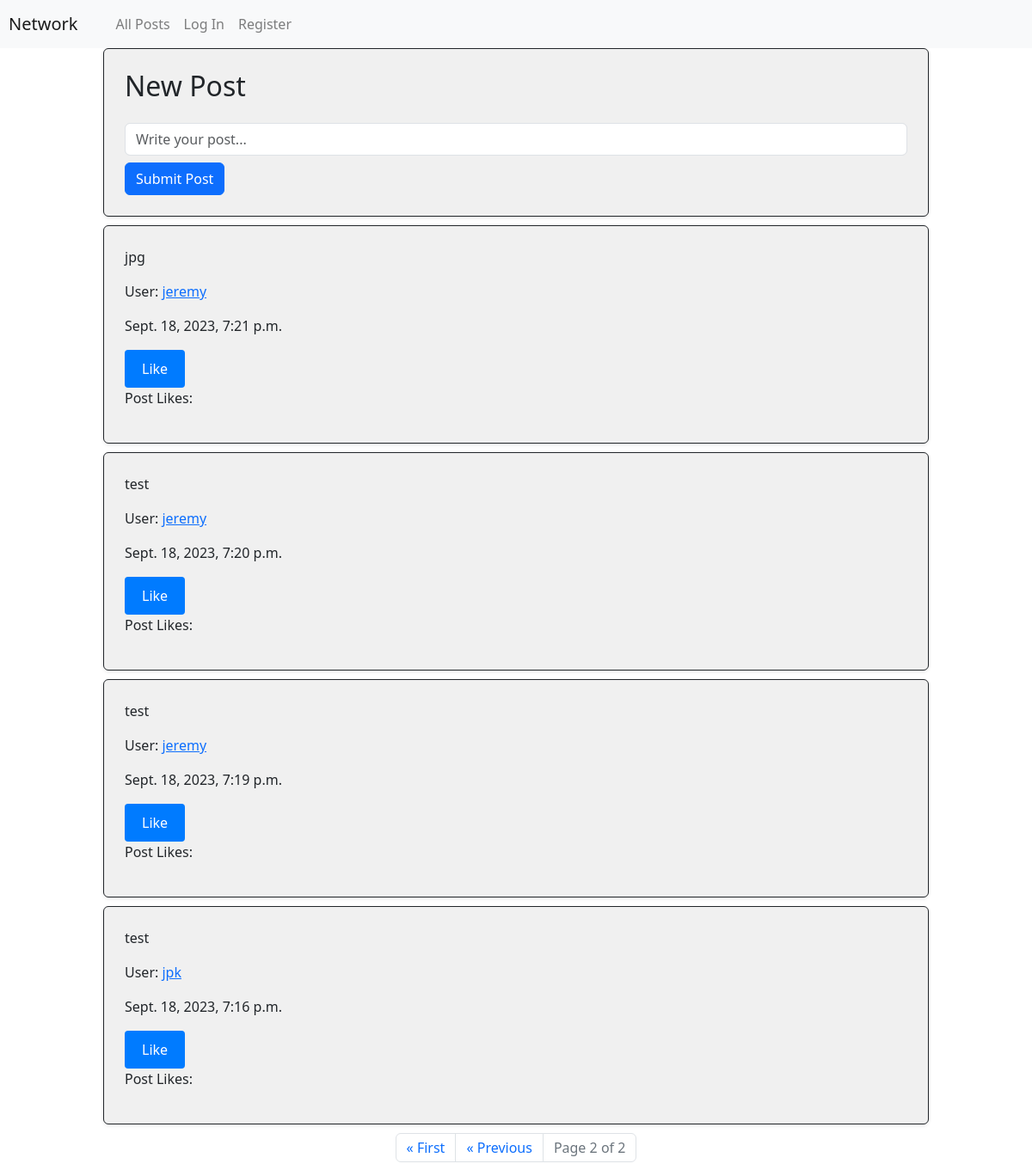
Screenshot of /?page=2 with the database file from the repository.
### network/models.py (models this page shows, shortened)
class Post(models.Model):
    user = models.ForeignKey(User, on_delete=models.CASCADE)
    text = models.TextField(verbose_name="Post Text")
    timeStamp = models.DateTimeField(auto_now_add=True)

class User(AbstractUser):
    pass

### network/views.py (the view)
# urls.py: path("", views.index, name="index"),
def index(request):
    allPost = Post.objects.all().order_by('-timeStamp')
    paginator = Paginator(allPost, 10)
    page_number = request.GET.get('page')
    page_obj = paginator.get_page(page_number)
    has_previous_page = page_obj.has_previous
    return render(request, "network/index.html", {
        "allPost": allPost,
        "page_obj": page_obj,
        "has_previous_page": has_previous_page
    })

### network/templates/network/index.html (shortened to what this page needs)
{% extends "network/layout.html" %}
{% load static %}
{% block body %}
    <div id="newPost" class="border border-dark p-4 rounded shadow-sm" style="width: 80%; margin: 0 auto; background-color: #f0f0f0;">
        <form method="post" action="{% url 'post' %}">
            <h2 class="mb-4">New Post</h2>
            <div class="d-flex flex-column align-items-center">
                <input id="newPostBox" class="form-control mb-2" type="text" name="newPostBox" placeholder="Write your post...">
                <button type="submit" id="newPostSubmit" style="align-self: flex-start;" class="btn btn-primary">Submit Post</button>
            </div>
        </form>
    </div>
    {% for post in page_obj %}
    <div id="postPage" class="border border-dark p-4 rounded shadow-sm" style="width: 80%; margin: 10px auto; background-color: #f0f0f0; padding: 10px;">
        <p>{{ post.text }}</p>
        <p>User: <a href="{% url 'user' post.user.id %}">{{ post.user.username }}</a></p>
        <p>{{ post.timeStamp }}</p>
        <button type="submit" id="postLike" class="post-like-button" data-post-id="{{ post.id }}" data-user-id="{{ post.user.id }}">Like</button>
        <p>Post Likes: </p>
    </div>
    {% endfor %}
    <nav aria-label="Page navigation">
        <ul class="pagination justify-content-center">
            {% if has_previous_page %}
                <li class="page-item">
                    <a class="page-link" href="?page=1" aria-label="First">
                        <span aria-hidden="true">&laquo; First</span>
                    </a>
                </li>
                <li class="page-item">
                    <a class="page-link" href="?page={{ page_obj.previous_page_number }}" aria-label="Previous">
                        <span aria-hidden="true">&laquo; Previous</span>
                    </a>
                </li>
            {% endif %}
            <li class="page-item disabled">
                <span class="page-link">Page {{ page_obj.number }} of {{ page_obj.paginator.num_pages }}</span>
            </li>
        </ul>
    </nav>
{% endblock %}

### network/static/network/styles.css (style rules this page uses)
button { padding: 10px 20px; background-color: #007bff; color: #fff; border: none; border-radius: 4px; cursor: pointer; }

### rows the page displays
Post: text "jpg", user.username "jeremy", timeStamp "Sept. 18, 2023, 7:21 p.m."
Post: text "test", user.username "jeremy", timeStamp "Sept. 18, 2023, 7:20 p.m."
Post: text "test", user.username "jeremy", timeStamp "Sept. 18, 2023, 7:19 p.m."
Post: text "test", user.username "jpk", timeStamp "Sept. 18, 2023, 7:16 p.m."

### other values shown
{{ page_obj.number }} "2"
{{ page_obj.paginator.num_pages }} "2"
